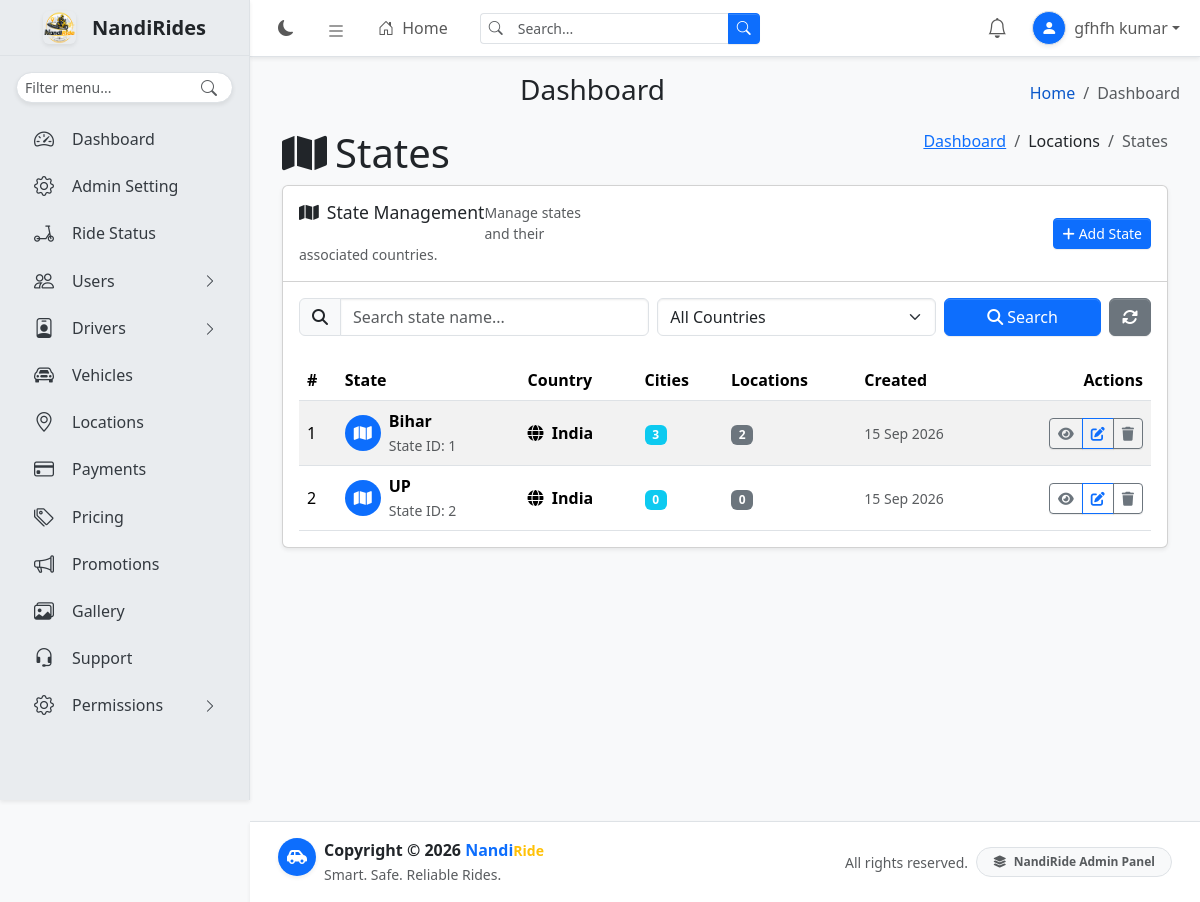
Page /admindashboard/locations/states/ (signed in) on the committed database.
### locations/models.py (models this page shows, shortened)
class State(TimeStampedModel):
    country = models.ForeignKey(
        Country,
        on_delete=models.PROTECT,
        related_name="states",
    )
    name = models.CharField(max_length=100)

class Country(TimeStampedModel):
    name = models.CharField(max_length=100)
    code = models.CharField(max_length=10, unique=True)

### locations/views.py (the view)
@login_required
@permission_required("locations.view_state", raise_exception=True)
def state_list(request):
    query = request.GET.get(
        "q",
        "",
    ).strip()
    country_id = request.GET.get(
        "country",
        "",
    ).strip()
    states = State.objects.select_related(
        "country"
    ).annotate(
        city_count=Count(
            "cities",
            distinct=True,
        ),
        location_count=Count(
            "cities__locations",
            distinct=True,
        ),
    ).order_by(
        "country__name",
        "name",
    )
    if query:
        states = states.filter(
            Q(name__icontains=query)
            | Q(country__name__icontains=query)
        )
    if country_id:
        states = states.filter(
            country_id=country_id
        )
    context = {
        "states": states,
        "countries": Country.objects.order_by("name"),
        "query": query,
        "q": query,
        "selected_country": country_id,
    }
    return render(
        request,
        "locations/state_list.html",
        context,
    )

### core/templatetags/navigation.py (called while the page is built)
def user_has_permission(user, permission):
    if not permission:
        return True
    if not user.is_authenticated:
        return False
    if user.is_superuser:
        return True
    return user.has_perm(permission)

def item_is_visible(user, item):
    if item.get("staff_only") and not user.is_staff:
        return False
    permission = item.get("permission")
    if not user_has_permission(user, permission):
        return False
    return True

@register.simple_tag(takes_context=True)
def get_navigation(context):
    request = context["request"]
    current_url_name = ""
    if request.resolver_match:
        current_url_name = request.resolver_match.url_name
    return build_navigation(
        request.user,
        current_url_name,
    )

### support/context_processors.py (called while the page is built)
def notifications(request):
    if not request.user.is_authenticated:
        return {
            "notifications": [],
            "unread_notifications_count": 0,
        }
    user_notifications = Notification.objects.filter(
        user=request.user
    ).order_by("-created_at")[:10]
    unread_count = Notification.objects.filter(
        user=request.user,
        is_read=False
    ).count()
    return {
        "notifications": user_notifications,
        "unread_notifications_count": unread_count,
    }

### locations/templates/locations/state_list.html (shortened to what this page needs)
{% extends "base.html" %}
{% block content %}
<section class="content-header">
    <div class="container-fluid">
        <div class="row mb-2">
            <div class="col-sm-6">
                <h1 class="m-0">
                    <i class="fas fa-map me-2"></i>States
                </h1>
            </div>
            <div class="col-sm-6">
                <ol class="breadcrumb float-sm-end">
                    <li class="breadcrumb-item">
                        <a href="{% url 'dashboard' %}">Dashboard</a>
                    </li>
                    <li class="breadcrumb-item">Locations</li>
                    <li class="breadcrumb-item active">States</li>
                </ol>
            </div>
        </div>
    </div>
</section>
<section class="content">
    <div class="container-fluid">
        <div class="card shadow-sm">
            <div class="card-header">
                <div class="d-flex flex-column flex-md-row justify-content-between align-items-md-center gap-2">
                    <div>
                        <h3 class="card-title mb-1">
                            <i class="fas fa-map me-2"></i>State Management
                        </h3>
                        <div class="text-muted small">
                            Manage states and their associated countries.
                        </div>
                    </div>
                    <a href="{% url 'state_create' %}" class="btn btn-primary btn-sm">
                        <i class="fas fa-plus me-1"></i>Add State
                    </a>
                </div>
            </div>
            <div class="card-body">
                <form method="get" class="mb-4">
                    <div class="row g-2">
                        <div class="col-md-5">
                            <div class="input-group">
                                <span class="input-group-text">
                                    <i class="fas fa-search"></i>
                                </span>
                                <input type="text"
                                       name="q"
                                       value="{{ request.GET.q|default:'' }}"
                                       class="form-control"
                                       placeholder="Search state name...">
                            </div>
                        </div>
                        <div class="col-md-4">
                            <select name="country" class="form-select">
                                <option value="">All Countries</option>
                            </select>
                        </div>
                        <div class="col-md-3">
                            <div class="d-flex gap-2">
                                <button type="submit" class="btn btn-primary flex-grow-1">
                                    <i class="fas fa-search me-1"></i>Search
                                </button>
                                <a href="{% url 'state_list' %}"
                                   class="btn btn-secondary"
                                   title="Reset Filters">
                                    <i class="fas fa-sync-alt"></i>
                                </a>
                            </div>
                        </div>
                    </div>
                </form>
                <div class="table-responsive">
                    <table class="table table-hover table-striped align-middle mb-0">
                        <thead>
                            <tr>
                                <th>#</th>
                                <th>State</th>
                                <th>Country</th>
                                <th>Cities</th>
                                <th>Locations</th>
                                <th>Created</th>
                                <th class="text-end">Actions</th>
                            </tr>
                        </thead>
                        <tbody>
                            {% for state in states %}
                                <tr>
                                    <td>
                                        {{ forloop.counter }}
                                    </td>
                                    <td>
                                        <div class="d-flex align-items-center">
                                            <span class="bg-primary rounded-circle d-inline-flex align-items-center justify-content-center me-2"
                                                  style="width: 36px; height: 36px;">
                                                <i class="fas fa-map text-white"></i>
                                            </span>
                                            <div>
                                                <div class="fw-semibold">
                                                    {{ state.name }}
                                                </div>
                                                <small class="text-muted">
                                                    State ID: {{ state.pk }}
                                                </small>
                                            </div>
                                        </div>
                                    </td>
                                    <td>
                                        <div class="fw-semibold">
                                            <i class="fas fa-globe me-1"></i>
                                            {{ state.country.name }}
                                        </div>
                                    </td>
                                    <td>
                                        <span class="badge bg-info">
                                            {{ state.cities.count }}
                                        </span>
                                    </td>
                                    <td>
                                        <span class="badge bg-secondary">
                                            {{ state.location_count|default:"0" }}
                                        </span>
                                    </td>
                                    <td>
                                        <span class="text-muted small">
                                            {{ state.created_at|date:"d M Y" }}
                                        </span>
                                    </td>
                                    <td class="text-end">
                                        <div class="btn-group" role="group">
                                            <a href="{% url 'state_detail' state.pk %}"
                                               class="btn btn-sm btn-outline-secondary"
                                               title="View State">
                                                <i class="fas fa-eye"></i>
                                            </a>
                                            <a href="{% url 'state_edit' state.pk %}"
                                               class="btn btn-sm btn-outline-primary"
                                               title="Edit State">
                                                <i class="fas fa-edit"></i>
                                            </a>
                                            <button type="button"
                                                    class="btn btn-sm btn-outline-secondary"
                                                    title="Delete State"
                                                    data-bs-toggle="modal"
                                                    data-bs-target="#deleteStateModal{{ state.pk }}">
                                                <i class="fas fa-trash"></i>
                                            </button>
                                        </div>
                                    </td>
                                </tr>
                            {% endfor %}
                        </tbody>
                    </table>
                </div>
            </div>
        </div>
    </div>
</section>
{% endblock %}

### templates/includes/navbar.html (shortened to what this page needs)
{% load static %}
<nav class="app-header navbar navbar-expand bg-body border-bottom shadow-sm {% if request.resolver_match.url_name == 'login' %}app-header-login{% else %}app-header-dashboard{% endif %}" style="position:fixed!important;top:0;right:0;z-index:1030!important;">
    <div class="container-fluid position-relative">
        <ul class="navbar-nav align-items-center">
            <li class="nav-item">
                <button type="button" class="nav-link border-0 bg-transparent rounded-circle" id="theme-toggle" aria-label="Toggle theme" title="Toggle theme">
                    <i class="bi bi-moon-fill" id="theme-icon"></i>
                </button>
            </li>
            {% if request.resolver_match.url_name != 'login' %}
            <li class="nav-item">
                <a class="nav-link rounded" data-lte-toggle="sidebar" href="#" role="button" aria-label="Toggle sidebar" title="Toggle sidebar">
                    <i class="bi bi-list fs-5"></i>
                </a>
            </li>
            <li class="nav-item d-none d-md-block">
                <a href="{% url 'dashboard' %}" class="nav-link fw-medium">
                    <i class="bi bi-house-door me-1"></i>
                    Home
                </a>
            </li>
            {% endif %}
        </ul>
        {% if request.resolver_match.url_name == 'login' %}
        <div class="position-absolute top-50 start-50 translate-middle d-flex align-items-center gap-3 text-nowrap">
            <img src="{% static 'user/images/logo.png' %}" alt="NandiRide Logo" width="42" height="42" class="rounded-3 shadow-sm">
            <div class="lh-sm">
                <div class="fw-bold fs-5 text-body">
                    Welcome to the Nandi<small class="text-warning">Ride</small>
                    <span class="fs-5 text-body fw-semibold">Administration Portal</span>
                </div>
            </div>
        </div>
        {% else %}
        <form class="d-none d-md-flex ms-3" role="search" method="get" action="#">
            <div class="input-group input-group-sm">
                <span class="input-group-text bg-body border-end-0">
                    <i class="bi bi-search text-body-secondary"></i>
                </span>
                <input type="search" id="navbar-search-input" name="q" class="form-control border-start-0 shadow-none" placeholder="Search..." autocomplete="off" value="{{ request.GET.q|default:'' }}">
                <button type="submit" class="btn btn-primary">
                    <i class="bi bi-search"></i>
                </button>
            </div>
        </form>
        {% endif %}
        <ul class="navbar-nav ms-auto align-items-center">
            {% if user.is_authenticated %}
            <li class="nav-item dropdown notification-nav-item">
                <a class="nav-link notification-bell-wrapper rounded-circle"
                   href="#"
                   role="button"
                   data-bs-toggle="dropdown"
                   aria-expanded="false"
                   aria-label="Notifications"
                   title="Notifications">
                    <i class="bi bi-bell fs-5"></i>
                </a>
            </li>
            <li class="nav-item dropdown ms-1">
                <a class="nav-link dropdown-toggle d-flex align-items-center px-2" href="#" role="button" data-bs-toggle="dropdown" aria-expanded="false">
                    {% if user.profile.profile_image %}
                    <img src="{{ user.profile.profile_image.url }}" class="rounded-circle shadow-sm border me-2 object-fit-cover" width="34" height="34" alt="User profile">
                    {% else %}
                    <span class="rounded-circle shadow-sm border me-2 bg-primary text-white d-inline-flex align-items-center justify-content-center" style="width:34px;height:34px;">
                        <i class="bi bi-person-fill"></i>
                    </span>
                    {% endif %}
                    <span class="d-none d-md-inline fw-medium">{{ user.get_full_name|default:user.get_username }}</span>
                </a>
            </li>
            {% endif %}
        </ul>
    </div>
</nav>

### static/css/custom.css (style rules this page uses)
body { min-height: 100vh; }
.card { margin-bottom: 1rem; }

### templates/includes/navbar.html (style rules this page uses)
.notification-nav-item { position: relative; }
.notification-bell-wrapper { width: 42px; height: 42px; display: inline-flex; align-items: center; justify-content: center; position: relative; margin-right: 2px; }
.notification-bell-wrapper .bi-bell { line-height: 1; }

### rows in the picture
State: name "Bihar", pk "1", country.name "India", cities.count "3", location_count "2", created_at "15 Sep 2026"
State: name "UP", pk "2", country.name "India", cities.count "0", location_count "0", created_at "15 Sep 2026"

### other values in the picture
{{ user.get_full_name|default:user.get_username }} "gfhfh kumar"
{{ item.title }} "Dashboard" "Admin Setting" "Ride Status" "Vehicles" "Locations" "Payments" "Pricing" "Promotions" "Gallery" "Support"
{{ item.title }} "Users" "Drivers" "Permissions"
{{ page_title|default:"Dashboard" }} "Dashboard"
